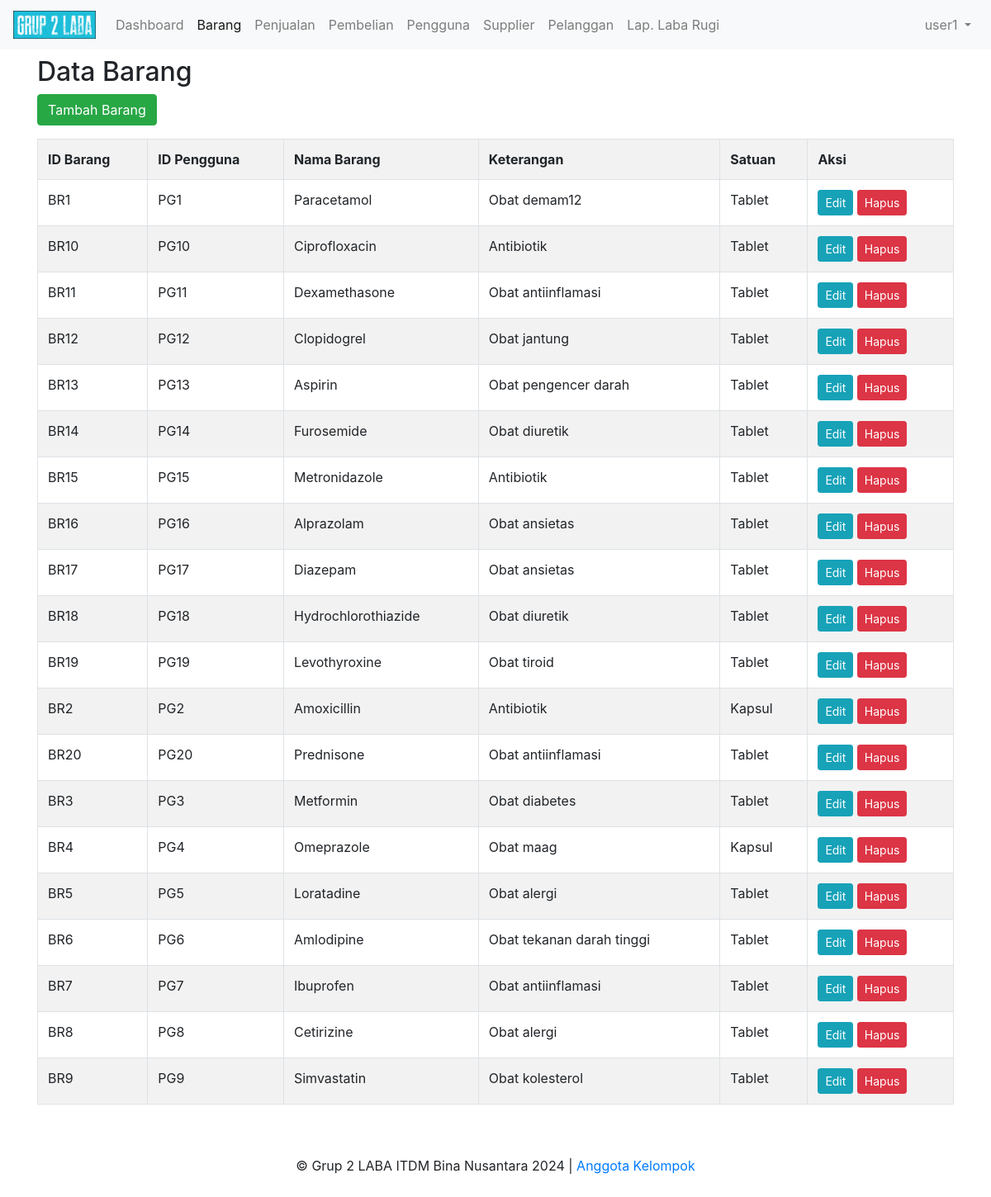
Screenshot of /barang (signed in) with the database file from the repository.
### tables this page shows
CREATE TABLE `Barang` (
 `IdBarang` varchar(10) NOT NULL,
 `IdPengguna` varchar(10) DEFAULT NULL,
 `NamaBarang` varchar(40) DEFAULT NULL,
 `Keterangan` varchar(100) DEFAULT NULL,
 `Satuan` varchar(20) DEFAULT NULL,
 PRIMARY KEY (`IdBarang`),
 KEY `IdPengguna` (`IdPengguna`),
 CONSTRAINT `barang_ibfk_1` FOREIGN KEY (`IdPengguna`) REFERENCES `pengguna` (`IdPengguna`)
);

### core/BaseController.php (called while the page is built, shortened)
<?php
class BaseController {
    public function view($view, $data = []) {
        extract($data);
        $base_url = Config::getBaseUrl();
        require_once BASE_DIR.'views/' . $view . '.php';
    }
}

### controllers/BarangController.php (called while the page is built, shortened)
<?php
require_once BASE_DIR.'models/Barang.php';
class BarangController extends BaseController {
    public function index() {
        $barang = new Barang();
        $data['barang'] = $barang->all();
        $this->view('barang/index', $data);
    }
}

### index.php (called while the page is built, shortened)
<?php
require_once __DIR__.'/config/Config.php';
require_once __DIR__.'/config/MyDatabase.php';
require_once __DIR__.'/core/BaseModel.php';
require_once __DIR__.'/core/BaseController.php';
$uri = isset($_GET['url']) ? $_GET['url'] : '';
Router::route($uri);

### config/Config.php (called while the page is built, shortened)
<?php
class Config {
    public static function getBaseUrl() {
        $requestUri = $_SERVER['REQUEST_URI'];
        $pos = strpos($requestUri, '/', 1);
        if ($pos === false) {
            return '/';
        }
        $basePath = substr($requestUri, 0, $pos + 1);
        return $basePath;
    }
}

### core/BaseModel.php (called while the page is built, shortened)
<?php
class BaseModel {
    protected $conn;
    protected $table;
    public function __construct() {
        $database = new MyDatabase();
        $this->conn = $database->getConnection();
    }
    public function all() {
        $query = "SELECT * FROM " . $this->table;
        $stmt = $this->conn->prepare($query);
        $stmt->execute();
        return $stmt->fetchAll(PDO::FETCH_ASSOC);
    }
}

### config/MyDatabase.php (called while the page is built, shortened)
<?php
class MyDatabase {
    private $host = "localhost";
    private $db_name = "tk4_grup2";
    private $username = "root";
    private $password = "";
    public function getConnection() {
        $this->conn = null;
        try {
            $this->conn = new PDO("mysql:host=" . $this->host . ";dbname=" . $this->db_name, $this->username, $this->password);
            $this->conn->exec("set names utf8");
        } catch(PDOException $exception) {
            echo "Koneksi db error: " . $exception->getMessage();
        }
        return $this->conn;
    }
}

### models/Barang.php (called while the page is built, shortened)
<?php
require_once BASE_DIR.'config/MyDatabase.php';
class Barang extends BaseModel {
    public function __construct() {
        $this->table = 'Barang';
    }
}

### views/barang/index.php (the view, shortened to what this page needs)
<!DOCTYPE html>
<html>
<head>
    <?php include_once $base_path."views/bootstrap_header.php"; ?>
</head>
<body class="d-flex flex-column h-100">
<?php include_once $base_path."views/page_header.php"; ?>
<h2 class="mt-5">Data Barang</h2>
<a class="btn btn-success mb-3" href="<?= $base_url;?>barang/create">Tambah Barang</a>
<table border="1" class="table table-striped table-bordered">
    <tr>
        <th>ID Barang</th>
        <th>ID Pengguna</th>
        <th>Nama Barang</th>
        <th>Keterangan</th>
        <th>Satuan</th>
        <th>Aksi</th>
    </tr>
    <?php foreach ($barang as $item): ?>
        <tr>
            <td><?= $item['IdBarang'] ?></td>
            <td><?= $item['IdPengguna'] ?></td>
            <td><?= $item['NamaBarang'] ?></td>
            <td><?= $item['Keterangan'] ?></td>
            <td><?= $item['Satuan'] ?></td>
            <td>
                <a class="btn btn-sm btn-info" href="barang/edit/<?= $item['IdBarang'] ?>">Edit</a>
                <a class="btn btn-sm btn-danger" href="barang/delete/<?= $item['IdBarang'] ?>">Hapus</a>
            </td>
        </tr>
    <?php endforeach; ?>
</table>
<?php include_once $base_path."views/page_footer.php"; ?>
</body>
</html>

### views/bootstrap_header.php (style rules this page uses)
body { padding: 20px; }

### rows the page displays
barang: IdBarang "BR1", IdPengguna "PG1", NamaBarang "Paracetamol", Keterangan "Obat demam12", Satuan "Tablet"
barang: IdBarang "BR10", IdPengguna "PG10", NamaBarang "Ciprofloxacin", Keterangan "Antibiotik", Satuan "Tablet"
barang: IdBarang "BR11", IdPengguna "PG11", NamaBarang "Dexamethasone", Keterangan "Obat antiinflamasi", Satuan "Tablet"
barang: IdBarang "BR12", IdPengguna "PG12", NamaBarang "Clopidogrel", Keterangan "Obat jantung", Satuan "Tablet"
barang: IdBarang "BR13", IdPengguna "PG13", NamaBarang "Aspirin", Keterangan "Obat pengencer darah", Satuan "Tablet"
barang: IdBarang "BR14", IdPengguna "PG14", NamaBarang "Furosemide", Keterangan "Obat diuretik", Satuan "Tablet"
barang: IdBarang "BR15", IdPengguna "PG15", NamaBarang "Metronidazole", Keterangan "Antibiotik", Satuan "Tablet"
barang: IdBarang "BR16", IdPengguna "PG16", NamaBarang "Alprazolam", Keterangan "Obat ansietas", Satuan "Tablet"
barang: IdBarang "BR17", IdPengguna "PG17", NamaBarang "Diazepam", Keterangan "Obat ansietas", Satuan "Tablet"
barang: IdBarang "BR18", IdPengguna "PG18", NamaBarang "Hydrochlorothiazide", Keterangan "Obat diuretik", Satuan "Tablet"
barang: IdBarang "BR19", IdPengguna "PG19", NamaBarang "Levothyroxine", Keterangan "Obat tiroid", Satuan "Tablet"
barang: IdBarang "BR2", IdPengguna "PG2", NamaBarang "Amoxicillin", Keterangan "Antibiotik", Satuan "Kapsul"
barang: IdBarang "BR20", IdPengguna "PG20", NamaBarang "Prednisone", Keterangan "Obat antiinflamasi", Satuan "Tablet"
barang: IdBarang "BR3", IdPengguna "PG3", NamaBarang "Metformin", Keterangan "Obat diabetes", Satuan "Tablet"
barang: IdBarang "BR4", IdPengguna "PG4", NamaBarang "Omeprazole", Keterangan "Obat maag", Satuan "Kapsul"
barang: IdBarang "BR5", IdPengguna "PG5", NamaBarang "Loratadine", Keterangan "Obat alergi", Satuan "Tablet"
barang: IdBarang "BR6", IdPengguna "PG6", NamaBarang "Amlodipine", Keterangan "Obat tekanan darah tinggi", Satuan "Tablet"
barang: IdBarang "BR7", IdPengguna "PG7", NamaBarang "Ibuprofen", Keterangan "Obat antiinflamasi", Satuan "Tablet"
barang: IdBarang "BR8", IdPengguna "PG8", NamaBarang "Cetirizine", Keterangan "Obat alergi", Satuan "Tablet"
barang: IdBarang "BR9", IdPengguna "PG9", NamaBarang "Simvastatin", Keterangan "Obat kolesterol", Satuan "Tablet"

### other values shown
$user['NamaPengguna'] "user1"
